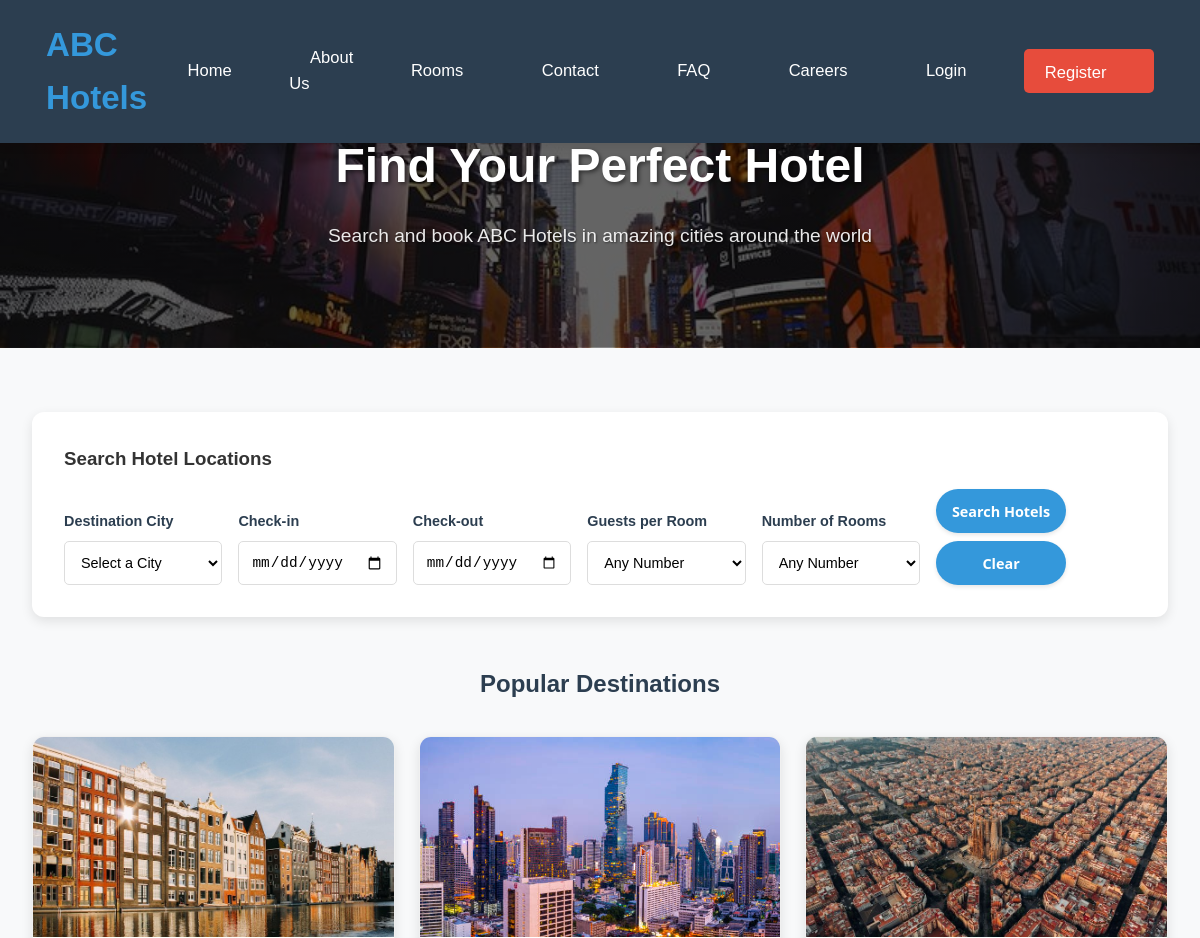
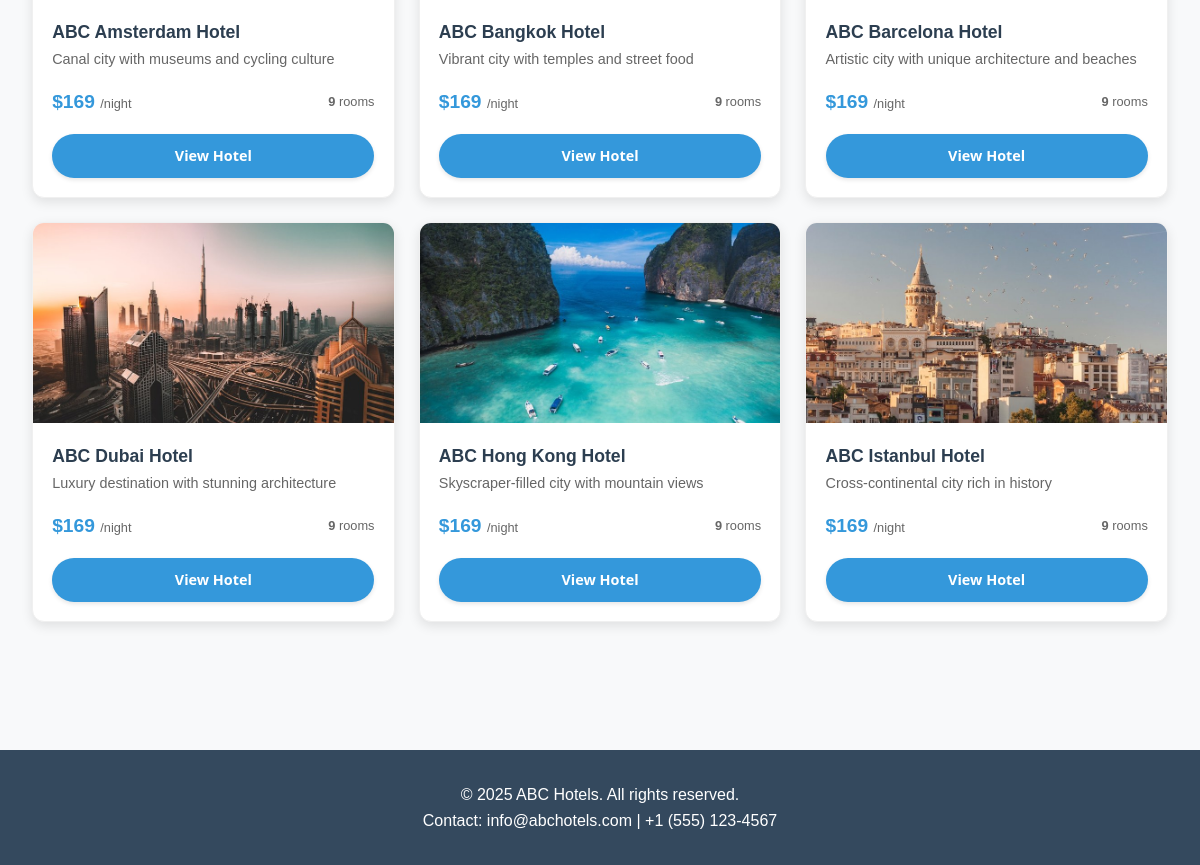
/rooms/, run on the app's committed database (2 pictures, top to bottom).
### hotel/models.py (models this page shows, shortened)
class City(models.Model):
    name = models.CharField(max_length=100)
    description = models.TextField()
    image = models.ImageField(upload_to='images/city/', null=True, blank=True)
    is_active = models.BooleanField(default=True)
    class Meta:
        verbose_name = 'City'
        verbose_name_plural = 'Cities'

### hotel/views.py (the view, shortened to what this page needs)
# urls.py: path('rooms/', views.room_list, name='room_list'),
def room_list(request):
    all_cities = City.objects.filter(is_active=True).order_by('name')
    selected_city = request.GET.get('city', '')
    selected_check_in = request.GET.get('check_in', '')
    selected_check_out = request.GET.get('check_out', '')
    selected_guests = request.GET.get('guests', '')
    selected_rooms = request.GET.get('rooms', '')
    cities = City.objects.filter(is_active=True)
    cities = cities.annotate(
        room_count=Count('rooms', filter=Q(rooms__is_available=True)),
        starting_price=Min('rooms__room_type__price_per_night')
    ).order_by('name')
    if selected_rooms:
        min_rooms = int(selected_rooms)
        cities = cities.filter(room_count__gte=min_rooms)
    paginator = Paginator(cities, 12)
    page_number = request.GET.get('page')
    cities_page = paginator.get_page(page_number)
    context = {
        'cities': cities_page,
        'all_cities': all_cities,
        'selected_city': selected_city,
        'selected_check_in': selected_check_in,
        'selected_check_out': selected_check_out,
        'selected_guests': selected_guests,
        'selected_rooms': selected_rooms,
        'today': date.today().isoformat(),
    }
    return render(request, 'room_list.html', context)

### templates/room_list.html (shortened to what this page needs)
{% extends 'base.html' %}
{% load static %}
{% block content %}
<section class="hero-section" style="background: linear-gradient(rgba(0,0,0,0.6), rgba(0,0,0,0.6)), url('{% static 'images/cities/new_york.jpg' %}'); background-size: cover; background-position: center;">
    <div class="container" style="height: 100%; display: flex; flex-direction: column; justify-content: center; align-items: center;">
        <h1 class="hero-title" style="margin-top: 4rem;">Find Your Perfect Hotel</h1>
        <p class="hero-subtitle">Search and book ABC Hotels in amazing cities around the world</p>
    </div>
</section>
<section style="padding: 4rem 0;">
    <div class="container">
        <div class="filter-section">
            <h3 style="margin-bottom: 1rem;">Search Hotel Locations</h3>
            <form method="get" action="{% url 'room_list' %}">
                <div class="filter-grid-single-line">
                    <div class="filter-group">
                        <label class="filter-label">Destination City</label>
                        <select name="city" class="filter-select" required>
                            <option value="">Select a City</option>
                        </select>
                    </div>
                    <div class="filter-group">
                        <label class="filter-label">Check-in</label>
                        <input type="date" name="check_in" class="filter-input" value="{{ selected_check_in }}" min="{{ today }}" max="{{ max_check_in_date }}" required>
                    </div>
                    <div class="filter-group">
                        <label class="filter-label">Check-out</label>
                        <input type="date" name="check_out" class="filter-input" value="{{ selected_check_out }}" min="{{ today }}" max="{{ max_check_out_date }}" required>
                    </div>
                    <div class="filter-group">
                        <label class="filter-label">Guests per Room</label>
                        <select name="guests" class="filter-select">
                            <option value="">Any Number</option>
                        </select>
                    </div>
                    <div class="filter-group">
                        <label class="filter-label">Number of Rooms</label>
                        <select name="rooms" class="filter-select">
                            <option value="">Any Number</option>
                        </select>
                    </div>
                    <div class="filter-group button-group">
                        <button type="submit" class="btn-consistent btn-booking">Search Hotels</button>
                        <a href="{% url 'room_list' %}" class="btn-consistent btn-booking">Clear</a>
                    </div>
                </div>
            </form>
        </div>
        {% if not selected_city %}
        <div style="margin-top: 3rem;">
            <h2 style="text-align: center; margin-bottom: 2rem; color: #2c3e50;">Popular Destinations</h2>
            <div class="city-grid-3col">
                {% for city in cities|slice:":6" %}
                <div class="city-card-3col">
                    <div class="city-image-3col">
                        {% if city.image %}
                        <img src="{{ city.image.url }}" alt="{{ city.name }}">
                        {% endif %}
                    </div>
                    <div class="city-content-3col">
                        <h3 class="city-title-3col" style="color: #2c3e50; margin: 0 0 0.2rem 0; font-size: 1.1rem;">ABC {{ city.name }} Hotel</h3>
                        <p style="color: #666; margin-bottom: 1rem; line-height: 1.5; font-size: 0.9rem;">{{ city.description|truncatewords:15 }}</p>
                        <div style="display: flex; justify-content: space-between; align-items: center; margin-bottom: 1rem;">
                            <div>
                                <strong style="color: #3498db; font-size: 1.2rem;">
                                    {% if city.starting_price %}
                                    ${{ city.starting_price }}
                                    {% else %}
                                    $199
                                    {% endif %}
                                </strong>
                                <span style="color: #666; font-size: 0.8rem;">/night</span>
                            </div>
                            <div>
                                <div style="color: #666; font-size: 0.8rem;">
                                    <strong>{{ city.room_count }}</strong> rooms
                                </div>
                            </div>
                        </div>
                        <a href="{% url 'city_detail' city.id %}" class="btn-consistent btn-booking" style="width: 100%; text-align: center;">View Hotel</a>
                    </div>
                </div>
                {% endfor %}
            </div>
        </div>
        {% endif %}
    </div>
</section>
{% endblock %}

### static/css/style.css (style rules this page uses)
:root { --primary-color: #2c3e50; --secondary-color: #3498db; --accent-color: #c74c3c; --light-color: #ecf0f1; --dark-color: #34495e; --success-color: #27ae60; --warning-color: #739c12; --danger-color: #c74c3c; --button-width: 130px; --button-height: 44px; }
* { margin: 0; padding: 0; box-sizing: border-box; }
body { font-family: 'Segoe UI', Tahoma, Geneva, Verdana, sans-serif; line-height: 1.6; color: #333; background-color: #f8f9fa; }
.container { max-width: 1200px; margin: 0 auto; padding: 0 2rem; }
.hero-section { background: linear-gradient(rgba(0,0,0,0.6), rgba(0,0,0,0.6)), url('https://images.unsplash.com/photo-1566073771259-6a8506099945?ixlib=rb-4.0.3&auto=format&fit=crop&w=1920&q=80'); background-size: cover; background-position: center; color: white; padding: 8rem 0; text-align: center; }
.hero-title { font-size: 3.5rem; margin-bottom: 1rem; font-weight: 700; text-shadow: 2px 2px 4px rgba(0,0,0,0.5); }
.hero-subtitle { font-size: 1.3rem; margin-bottom: 2rem; opacity: 0.9; text-shadow: 1px 1px 2px rgba(0,0,0,0.5); }
.filter-section { background: white; padding: 2rem; border-radius: 10px; box-shadow: 0 5px 15px rgba(0,0,0,0.1); margin-bottom: 2rem; }
.filter-group { margin-bottom: 0; }
.filter-label { display: block; margin-bottom: 0.5rem; font-weight: bold; color: var(--primary-color); font-size: 0.9rem; }
.filter-select, .filter-input { width: 100%; padding: 0.8rem; border: 1px solid #ddd; border-radius: 5px; font-size: 1rem; background: white; }
.button-group { display: flex; gap: 0.5rem; align-items: center; min-width: 200px; }
.btn-consistent { display: inline-flex; align-items: center; justify-content: center; padding: 0.75rem 1.5rem; border-radius: 50px; text-decoration: none; color: white; font-weight: 600; text-align: center; transition: all 0.3s ease; border: none; cursor: pointer; font-size: 0.9rem; width: var(--button-width); height: var(--button-height); font-family: 'Segoe UI', Tahoma, Geneva, Verdana, sans-serif; text-transform: none; letter-spacing: normal; box-shadow: 0 2px 4px rgba(0,0,0,0.1); line-height: 1.2; white-space: nowrap; overflow: hidden; }
.btn-booking { background: #3498db; }
.hero-section, .about-hero, .rooms-hero { padding: 4rem 0; background: #f8f9fa; }
.hero-section .container, .about-hero .container, .rooms-hero .container { max-width: 1200px; margin: 0 auto; padding: 0 2rem; text-align: center; }

### templates/base.html (style rules this page uses)
* { margin: 0; padding: 0; box-sizing: border-box; }
body { font-family: 'Arial', sans-serif; line-height: 1.6; color: #333; }
.container { max-width: 1200px; margin: 0 auto; padding: 0 2rem; }

### data on the page
City: image (picture), name "Amsterdam", description "Canal city with museums and cycling culture", starting_price "169", room_count "9"
City: image (picture), name "Bangkok", description "Vibrant city with temples and street food", starting_price "169", room_count "9"
City: image (picture), name "Barcelona", description "Artistic city with unique architecture and beaches", starting_price "169", room_count "9"
City: image (picture), name "Dubai", description "Luxury destination with stunning architecture", starting_price "169", room_count "9"
City: image (picture), name "Hong Kong", description "Skyscraper-filled city with mountain views", starting_price "169", room_count "9"
City: image (picture), name "Istanbul", description "Cross-continental city rich in history", starting_price "169", room_count "9"
